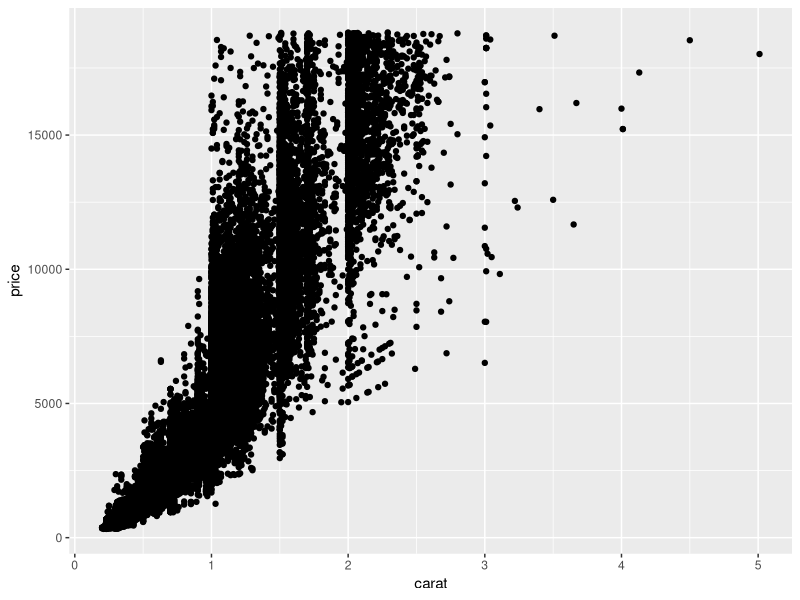
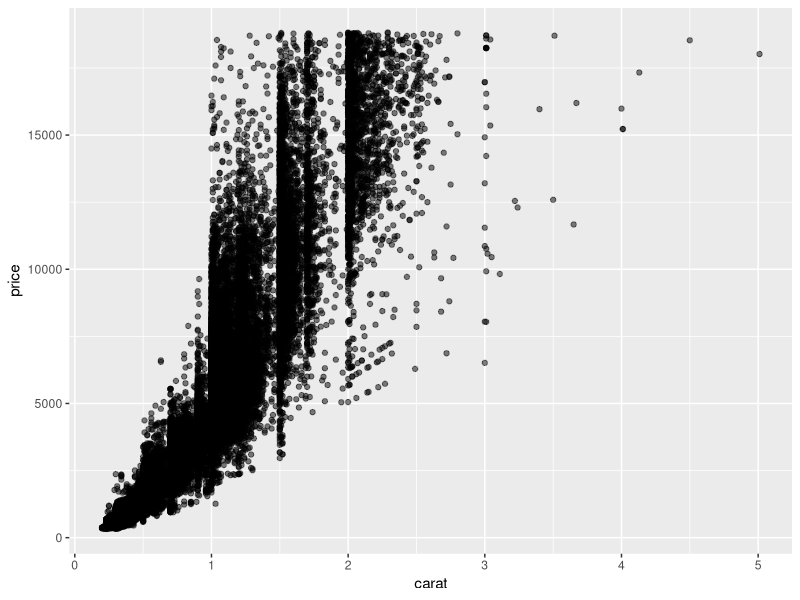
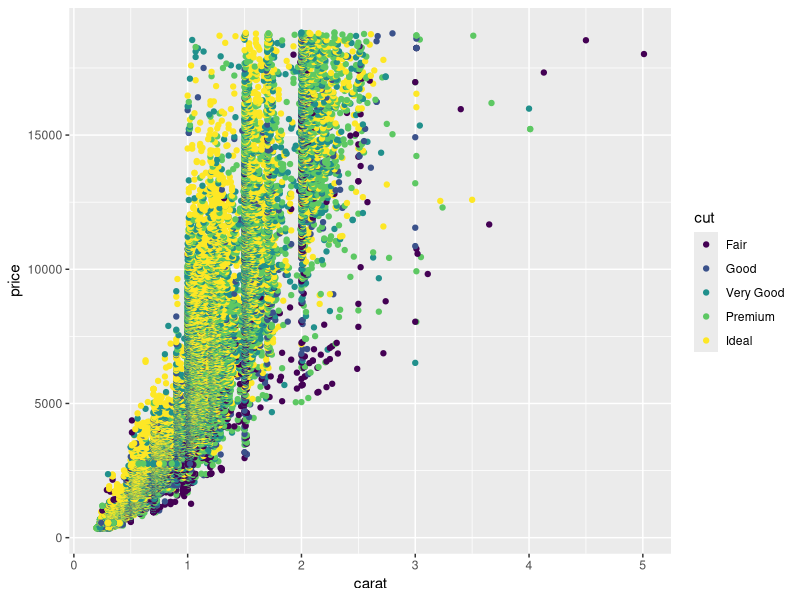
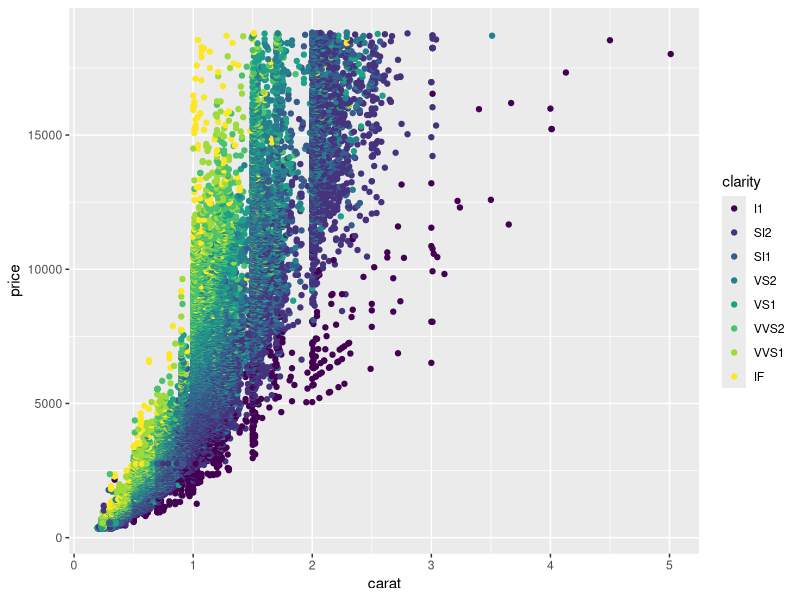
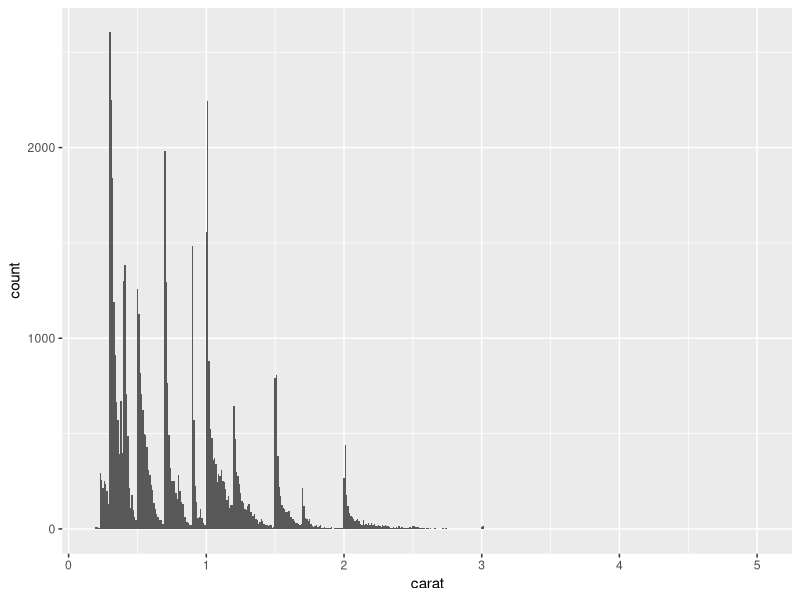
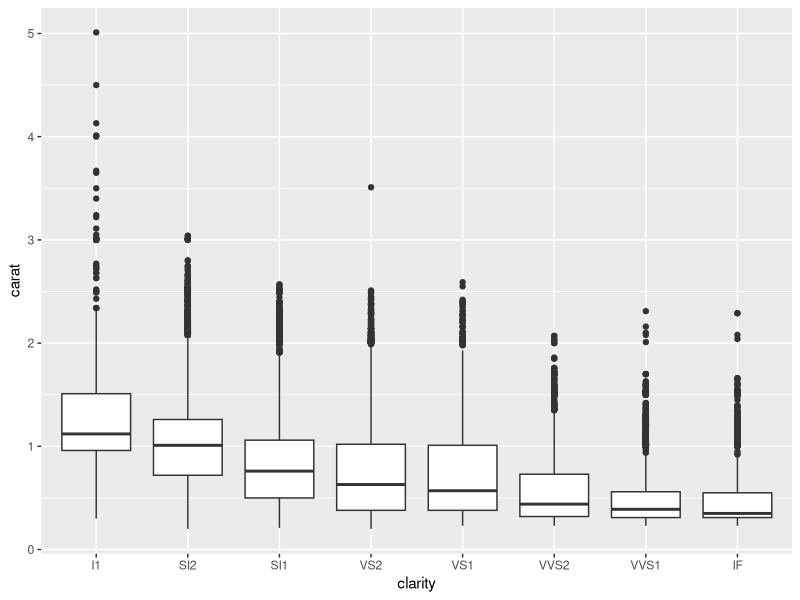
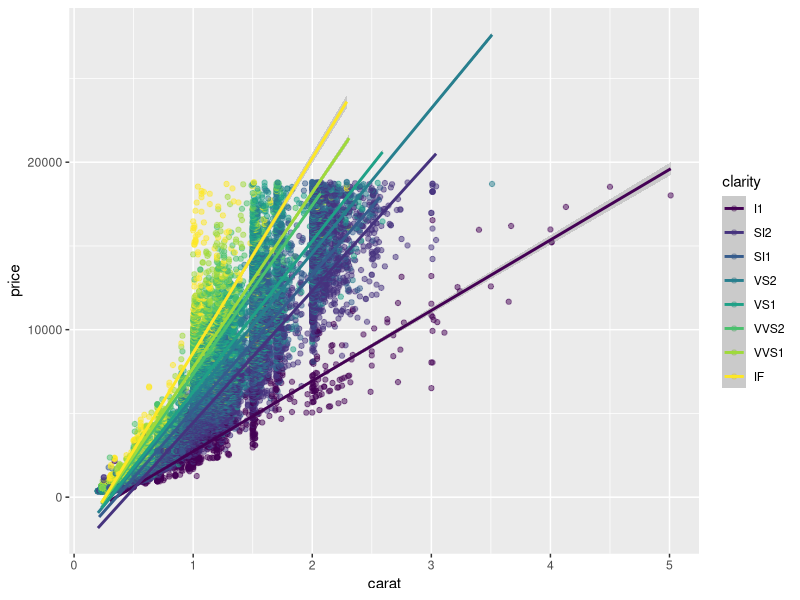
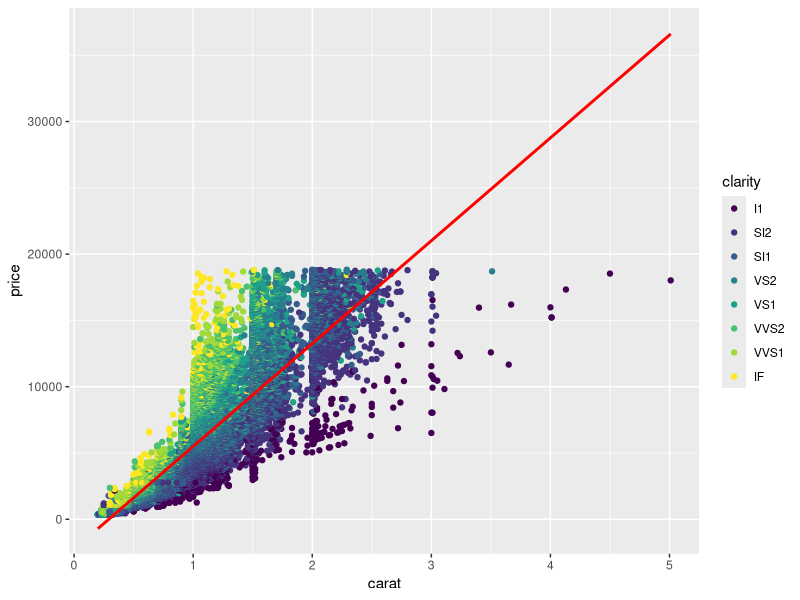

Write R code to recreate these figures, in order.
## https://github.com/UofTCoders/paper-rcourse
## https://github.com/UofTCoders/Events/issues/237

## ggplot2 functions to plot
## ctrl + enter = runs multple lines

5 + 5

## see email instructions
install.packages('ggplot2')
## import
library(ggplot2)

## load dataset gently
head(diamonds)

## make subset data, obj called d
d <- head(diamonds, n = 1000)

## start with ggplot(dataframe arguments)
## aesthetics = axis relationships (x, y)
## add + at the end of the line  
## geom_point() = scatter plot with points
ggplot(diamonds, aes(x = carat, y = price)) + 
  geom_point()

## 1st line: ^^ function on top +
## 2nd line: plot

## ---------------------------------------------------------------------------

## save ggplot as an object
p <- ggplot(diamonds, aes(x = carat, y = price))

## same as line 24
## reduce opacity of points, 0 to 1 (solid)
## alpha == transparency point
p + 
  geom_point(alpha = 0.5)  ## alpha [0, 1]


## alter setttings
## explain via categorical measures by add aes color = column name
ggplot(diamonds, aes(x = carat, y = price, color = cut)) + 
  geom_point()

## IF & I1 diamonds = outiners of cluster lines (not really similar to PCA = principal component analysis)
## be geom-point specific
ggplot(diamonds, aes(x = carat, y = price, color = clarity)) + 
  ## localize aesthetics
  geom_point(aes(color = clarity))


## HISTOGRAM
## ---------------------------------------------------------------------------
## no y
## split into 30 equal size bins
ggplot(diamonds, aes(x = carat)) + 
  geom_histogram(binwidth = 0.01)  ## split size


## BOXPLOT
## ---------------------------------------------------------------------------
ggplot(diamonds, aes(x = clarity, y = carat)) +
  geom_boxplot()

## fit in linear or quadradtic fits into a single functions
## back to origin plot
ggplot(diamonds, aes(x = carat, y = price, color = clarity)) +  ## global setting
  geom_point(alpha = 0.5) +
  ## linear regression 
  geom_smooth(method = 'lm')  ## will guess wrong in its fit, specify method == lm = linear model


## LINE FITS
## ---------------------------------------------------------------------------
## return one single linear fit
ggplot(diamonds, aes(x = carat, y = price)) +  ## global setting
  geom_point(aes(color = clarity)) +
  ## linear regression 
  geom_smooth(method = 'lm', color = 'red') 


## PRETTIFY THEMES
## ---------------------------------------------------------------------------
p <- ggplot(diamonds, aes(x = carat, y = price)) +  ## global setting
  geom_point(aes(color = clarity)) +
  ## linear regression 
  geom_smooth(method = 'lm', color = 'red') 


p + theme_bw()         # cuts something out
p + theme_classic()    # minimal


## customize your own theme
## ggplot lesson's bottom page Resource Section
p + theme()



## ---------------------------------------------------------------------------


## NOTES

## order of geom_point's matter, like z-index layers in css
## factor variable gives order level
## scale family function that selects the order of axis transformation

## HELPER
?geom_smooth


## Theme resources:
## R Graph Gallery, ggpubr (publication match themer)